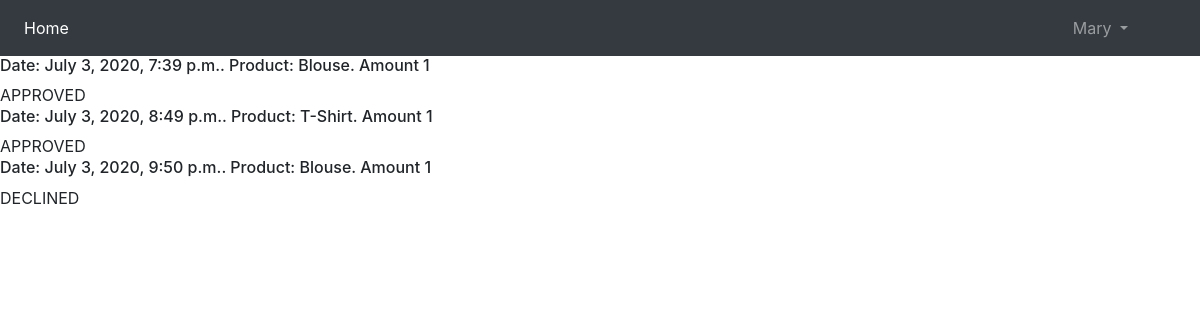
The page /refunds/ (signed in) on the database as committed earlier.
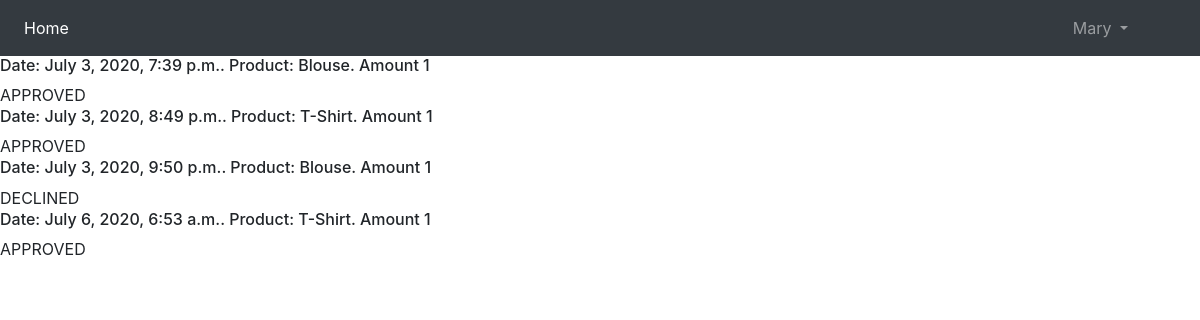
The same page on the database as committed later.
### products/models.py (models this page shows, shortened)
class TimeStampModel(models.Model):
    created_at = models.DateTimeField(auto_now_add=True, editable=False)
    updated_at = models.DateTimeField(auto_now=True)
    class Meta:
        abstract = True

class Refund(TimeStampModel):
    IN_CONSIDERING = 1
    DECLINED = 2
    APPROVED = 3
    STATUSES = (
        (IN_CONSIDERING, 'NEW'),
        (DECLINED, 'DECLINED'),
        (APPROVED, 'APPROVED')
    )
    purchase = models.ForeignKey(Purchase, on_delete=models.CASCADE)
    status = models.PositiveIntegerField(choices=STATUSES)

class Purchase(TimeStampModel):
    buyer = models.ForeignKey(USER_MODEL, on_delete=models.SET_NULL, blank=True, null=True)
    product = models.ForeignKey(Product, on_delete=models.CASCADE)
    amount = models.IntegerField(blank=True, null=True)
    is_active = models.NullBooleanField(default=True)

class Product(TimeStampModel):
    name = models.CharField(max_length=80)
    description = models.TextField()
    price = models.IntegerField(blank=True, null=True)
    image = models.ImageField(blank=True, null=True, upload_to='product_images/')
    available = models.IntegerField(blank=True, null=True)

### products/views.py (the view, shortened to what this page needs)
# urls.py: path('refunds/', views.RefundListView.as_view(), name='all_refunds'),
class RefundListView(ListView):
    model = models.Refund

### products/templates/products/refund_list.html (shortened to what this page needs)
{% extends 'products/base.html' %}
{% block content%}
{% if user.is_superuser %}
    <div>
        {% for refund in refund_list %}
            {% if refund.status == 1 %}
                <h6>Date: {{ refund.created_at }}. Customer: {{ refund.purchase.buyer }}. Product: {{ refund.purchase.product.name }}. Amount  {{ refund.purchase.amount }}.</h6>
           <td><form action="" method="post">
            <input type="hidden" name="refund_id" value="{{refund.id}}">
            <input class="btn btn-outline-success" type="submit" name="action" value="approve">
            <input class="btn btn-outline-danger" type="submit" name="action" value="decline">
                  {% csrf_token %}
            </form></td>
            {% endif %}
        {% endfor %}
    </div>
{% else %}
    <div>
            {% for refund in refund_list %}
                {% if user == refund.purchase.buyer %}
                    <h6>Date: {{ refund.created_at }}. Product: {{ refund.purchase.product.name }}. Amount  {{ refund.purchase.amount }} </h6>
                    {% if refund.status == 2 %}
                        DECLINED
                    {% endif %}
                    {% if refund.status == 3 %}
                        APPROVED
                    {% endif %}
                {% endif %}
            {% endfor %}
        </div>
{% endif %}
{% endblock %}

Rows that differ between the two databases and show on the page:
added Refund: created_at "July 6, 2020, 6:53 a.m.", purchase.product.name "T-Shirt", purchase.amount "1", status "APPROVED"
